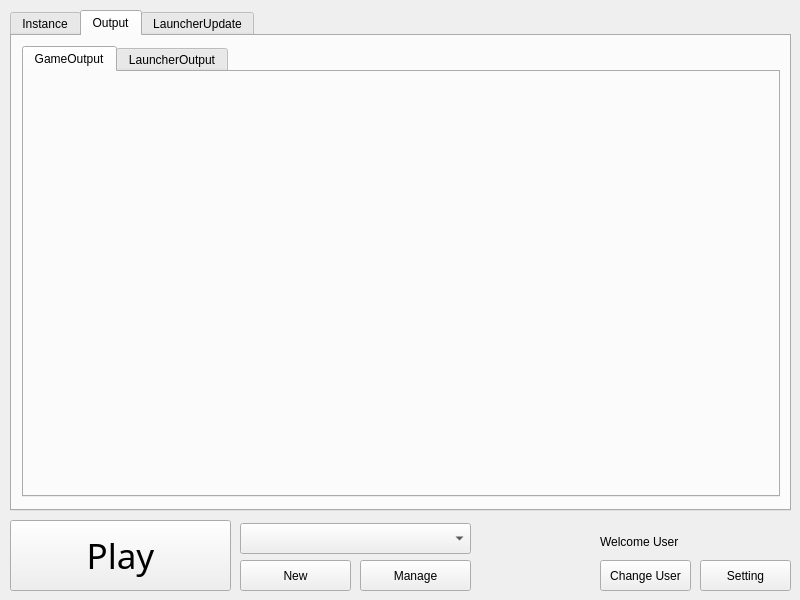
<?xml version="1.0" encoding="UTF-8"?>
<ui version="4.0">
 <class>MainWindow</class>
 <widget class="QMainWindow" name="MainWindow">
  <property name="geometry">
   <rect>
    <x>0</x>
    <y>0</y>
    <width>800</width>
    <height>600</height>
   </rect>
  </property>
  <property name="maximumSize">
   <size>
    <width>800</width>
    <height>600</height>
   </size>
  </property>
  <property name="windowTitle">
   <string>MainWindow</string>
  </property>
  <widget class="QWidget" name="centralwidget">
   <widget class="QPushButton" name="Setting">
    <property name="geometry">
     <rect>
      <x>700</x>
      <y>560</y>
      <width>91</width>
      <height>31</height>
     </rect>
    </property>
    <property name="text">
     <string>Setting</string>
    </property>
   </widget>
   <widget class="QPushButton" name="ChangeUser_bta">
    <property name="geometry">
     <rect>
      <x>600</x>
      <y>560</y>
      <width>91</width>
      <height>31</height>
     </rect>
    </property>
    <property name="text">
     <string>Change User</string>
    </property>
   </widget>
   <widget class="QTabWidget" name="tabWidget">
    <property name="geometry">
     <rect>
      <x>10</x>
      <y>10</y>
      <width>781</width>
      <height>501</height>
     </rect>
    </property>
    <property name="currentIndex">
     <number>1</number>
    </property>
    <widget class="QWidget" name="inst_tab">
     <attribute name="title">
      <string>Instance</string>
     </attribute>
    </widget>
    <widget class="QWidget" name="opt_tab">
     <attribute name="title">
      <string>Output</string>
     </attribute>
     <widget class="QTabWidget" name="tabWidget_2">
      <property name="geometry">
       <rect>
        <x>10</x>
        <y>10</y>
        <width>758</width>
        <height>451</height>
       </rect>
      </property>
      <property name="currentIndex">
       <number>0</number>
      </property>
      <widget class="QWidget" name="gameopt_tab">
       <attribute name="title">
        <string>GameOutput</string>
       </attribute>
      </widget>
      <widget class="QWidget" name="launcheropt_tab">
       <attribute name="title">
        <string>LauncherOutput</string>
       </attribute>
      </widget>
     </widget>
    </widget>
    <widget class="QWidget" name="lauupdd_tab">
     <attribute name="title">
      <string>LauncherUpdate</string>
     </attribute>
     <widget class="QTabWidget" name="tabWidget_3">
      <property name="geometry">
       <rect>
        <x>10</x>
        <y>10</y>
        <width>758</width>
        <height>451</height>
       </rect>
      </property>
      <property name="currentIndex">
       <number>0</number>
      </property>
      <widget class="QWidget" name="news_tab">
       <attribute name="title">
        <string>News</string>
       </attribute>
       <widget class="QTextEdit" name="newsText">
        <property name="geometry">
         <rect>
          <x>10</x>
          <y>10</y>
          <width>730</width>
          <height>401</height>
         </rect>
        </property>
        <property name="readOnly">
         <bool>true</bool>
        </property>
        <property name="html">
         <string>&lt;!DOCTYPE HTML PUBLIC &quot;-//W3C//DTD HTML 4.0//EN&quot; &quot;http://www.w3.org/TR/REC-html40/strict.dtd&quot;&gt;
&lt;html&gt;&lt;head&gt;&lt;meta name=&quot;qrichtext&quot; content=&quot;1&quot; /&gt;&lt;meta charset=&quot;utf-8&quot; /&gt;&lt;style type=&quot;text/css&quot;&gt;
p, li { white-space: pre-wrap; }
hr { height: 1px; border-width: 0; }
li.unchecked::marker { content: &quot;\2610&quot;; }
li.checked::marker { content: &quot;\2612&quot;; }
&lt;/style&gt;&lt;/head&gt;&lt;body style=&quot; font-family:'Segoe UI'; font-size:9pt; font-weight:400; font-style:normal;&quot;&gt;
&lt;h3 style=&quot; margin-top:14px; margin-bottom:12px; margin-left:0px; margin-right:0px; -qt-block-indent:0; text-indent:0px;&quot;&gt;&lt;span style=&quot; font-size:large; font-weight:700;&quot;&gt;RJ Launcher News&lt;/span&gt;&lt;/h3&gt;
&lt;p style=&quot; margin-top:12px; margin-bottom:12px; margin-left:0px; margin-right:0px; -qt-block-indent:0; text-indent:0px;&quot;&gt;No news available.&lt;/p&gt;&lt;/body&gt;&lt;/html&gt;</string>
        </property>
       </widget>
      </widget>
      <widget class="QWidget" name="upd_tab">
       <attribute name="title">
        <string>Update</string>
       </attribute>
       <widget class="QLabel" name="currentBuildLabel">
        <property name="geometry">
         <rect>
          <x>10</x>
          <y>10</y>
          <width>300</width>
          <height>24</height>
         </rect>
        </property>
        <property name="text">
         <string>Current Build: 42</string>
        </property>
       </widget>
       <widget class="QGroupBox" name="remoteGroup">
        <property name="geometry">
         <rect>
          <x>10</x>
          <y>40</y>
          <width>300</width>
          <height>260</height>
         </rect>
        </property>
        <property name="title">
         <string>Available Remote Versions</string>
        </property>
        <widget class="QListWidget" name="remoteVersionsList">
         <property name="geometry">
          <rect>
           <x>10</x>
           <y>29</y>
           <width>280</width>
           <height>221</height>
          </rect>
         </property>
        </widget>
       </widget>
       <widget class="QGroupBox" name="releaseGroup">
        <property name="geometry">
         <rect>
          <x>320</x>
          <y>40</y>
          <width>420</width>
          <height>260</height>
         </rect>
        </property>
        <property name="title">
         <string>Release Description</string>
        </property>
        <widget class="QTextEdit" name="releaseDescription">
         <property name="geometry">
          <rect>
           <x>10</x>
           <y>29</y>
           <width>400</width>
           <height>221</height>
          </rect>
         </property>
         <property name="readOnly">
          <bool>true</bool>
         </property>
         <property name="plainText">
          <string>Select a remote version to view its release notes.</string>
         </property>
        </widget>
       </widget>
       <widget class="QPushButton" name="downloadButton">
        <property name="geometry">
         <rect>
          <x>60</x>
          <y>350</y>
          <width>200</width>
          <height>36</height>
         </rect>
        </property>
        <property name="text">
         <string>Download and Install Package</string>
        </property>
       </widget>
       <widget class="QLabel" name="selectFilesLabel">
        <property name="geometry">
         <rect>
          <x>320</x>
          <y>300</y>
          <width>200</width>
          <height>20</height>
         </rect>
        </property>
        <property name="text">
         <string>Select Files to Download:</string>
        </property>
       </widget>
       <widget class="QListWidget" name="filesToDownloadList">
        <property name="geometry">
         <rect>
          <x>320</x>
          <y>320</y>
          <width>421</width>
          <height>91</height>
         </rect>
        </property>
       </widget>
      </widget>
      <widget class="QWidget" name="dwn_pack_tab">
       <attribute name="title">
        <string>Downloaded Packages</string>
       </attribute>
       <widget class="QLineEdit" name="searchPackages">
        <property name="geometry">
         <rect>
          <x>10</x>
          <y>10</y>
          <width>300</width>
          <height>28</height>
         </rect>
        </property>
        <property name="placeholderText">
         <string>Search packages...</string>
        </property>
       </widget>
       <widget class="QListWidget" name="packagesList">
        <property name="geometry">
         <rect>
          <x>10</x>
          <y>50</y>
          <width>580</width>
          <height>361</height>
         </rect>
        </property>
       </widget>
       <widget class="QGroupBox" name="offlineGroup">
        <property name="geometry">
         <rect>
          <x>610</x>
          <y>10</y>
          <width>140</width>
          <height>131</height>
         </rect>
        </property>
        <property name="title">
         <string>Offline</string>
        </property>
        <widget class="QLabel" name="libStatus">
         <property name="geometry">
          <rect>
           <x>10</x>
           <y>20</y>
           <width>120</width>
           <height>20</height>
          </rect>
         </property>
         <property name="text">
          <string>7zipLib: Installed</string>
         </property>
        </widget>
        <widget class="QPushButton" name="getLibButton">
         <property name="geometry">
          <rect>
           <x>10</x>
           <y>50</y>
           <width>120</width>
           <height>28</height>
          </rect>
         </property>
         <property name="text">
          <string>Get Lib</string>
         </property>
        </widget>
        <widget class="QPushButton" name="applyOfflineUpdate">
         <property name="geometry">
          <rect>
           <x>10</x>
           <y>90</y>
           <width>120</width>
           <height>28</height>
          </rect>
         </property>
         <property name="text">
          <string>Apply Offline Update</string>
         </property>
        </widget>
       </widget>
      </widget>
      <widget class="QWidget" name="rollbackupd_tab">
       <attribute name="title">
        <string>Rollback Update</string>
       </attribute>
       <widget class="QLineEdit" name="searchBackups">
        <property name="geometry">
         <rect>
          <x>120</x>
          <y>10</y>
          <width>300</width>
          <height>30</height>
         </rect>
        </property>
        <property name="placeholderText">
         <string>Search backups...</string>
        </property>
       </widget>
       <widget class="QListWidget" name="backupsList">
        <property name="geometry">
         <rect>
          <x>10</x>
          <y>48</y>
          <width>741</width>
          <height>361</height>
         </rect>
        </property>
       </widget>
       <widget class="QPushButton" name="restoreBackupButton">
        <property name="geometry">
         <rect>
          <x>430</x>
          <y>9</y>
          <width>200</width>
          <height>31</height>
         </rect>
        </property>
        <property name="text">
         <string>Restore Selected Backup</string>
        </property>
       </widget>
      </widget>
     </widget>
    </widget>
   </widget>
   <widget class="QPushButton" name="Play_bta">
    <property name="geometry">
     <rect>
      <x>10</x>
      <y>520</y>
      <width>221</width>
      <height>71</height>
     </rect>
    </property>
    <property name="font">
     <font>
      <family>Coolvetica</family>
      <pointsize>26</pointsize>
      <bold>false</bold>
     </font>
    </property>
    <property name="text">
     <string>Play</string>
    </property>
   </widget>
   <widget class="QPushButton" name="manage_bta">
    <property name="geometry">
     <rect>
      <x>360</x>
      <y>560</y>
      <width>111</width>
      <height>31</height>
     </rect>
    </property>
    <property name="text">
     <string>Manage</string>
    </property>
   </widget>
   <widget class="QPushButton" name="new_bta">
    <property name="geometry">
     <rect>
      <x>240</x>
      <y>560</y>
      <width>111</width>
      <height>31</height>
     </rect>
    </property>
    <property name="text">
     <string>New</string>
    </property>
   </widget>
   <widget class="QComboBox" name="inst_viewer">
    <property name="geometry">
     <rect>
      <x>240</x>
      <y>523</y>
      <width>231</width>
      <height>31</height>
     </rect>
    </property>
   </widget>
   <widget class="QLabel" name="currentBuildLabel_2">
    <property name="geometry">
     <rect>
      <x>600</x>
      <y>530</y>
      <width>191</width>
      <height>24</height>
     </rect>
    </property>
    <property name="text">
     <string>Welcome User</string>
    </property>
   </widget>
  </widget>
 </widget>
 <resources/>
 <connections/>
</ui>
